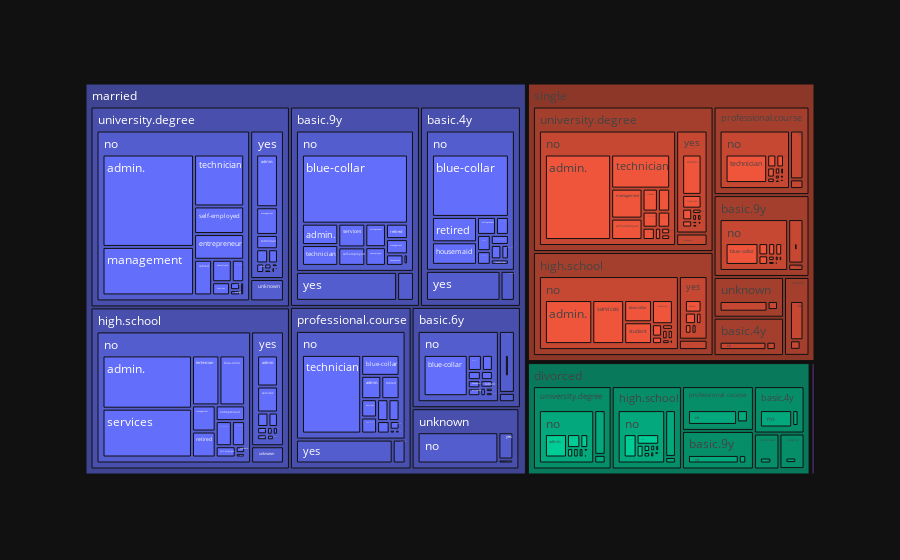

The notebook cell saved with this chart:
### Markdown cell above
Infernce:
    Based on information gain and entropy The nodes have been further derieved.Depth has been limited to 3 as, if depth is not mentioned 
    ,depth will be used as 21 ,as there are 21 features.Here nr.employed is the root node.We are using entrophy we can say 
    that randomness is less with classification.We can observe the split in the number of samples is evenly done at the level two 
    which suggests that the model is not baised at any levels. With the increase int the height of the tree accuracy is increasing this 
    means we are including more nodes and more features.

### Code cell
d = pd.read_csv("bank-additional-full.csv", sep = ";")
import plotly.express as px
fig = px.treemap(d,path=['marital', 'education', 'loan',"job"],template="plotly_dark")
fig.show()

### Figure 1 — Plotly figure (JSON) as saved in the notebook; plotly's stock layout.template omitted (floating-point values rounded to 4 significant figures; data arrays with more than 128 entries replaced by an {"elided": "..."} marker saying what was removed)
{"data": [{"branchvalues": "total", "domain": {"x": [0, 1], "y": [0, 1]}, "hovertemplate": "labels=%{label}<br>count=%{value}<br>parent=%{parent}<br>id=%{id}<extra></extra>", "ids": {"elided": "779 str values"}, "labels": {"elided": "779 str values"}, "name": "", "parents": {"elided": "779 str values"}, "type": "treemap", "values": {"elided": "779 int values"}}], "layout": {"autosize": true, "legend": {"tracegroupgap": 0}, "margin": {"t": 60}}}
